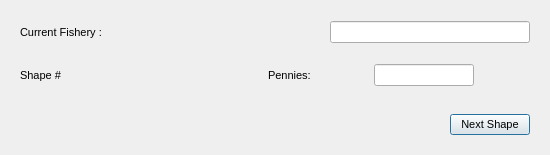
<ui version="4.0" >
 <author>Aaron Racicot</author>
 <class>NextClippedPolygon</class>
 <widget class="QDialog" name="NextClippedPolygon" >
  <property name="windowModality" >
   <enum>Qt::NonModal</enum>
  </property>
  <property name="geometry" >
   <rect>
    <x>0</x>
    <y>0</y>
    <width>550</width>
    <height>155</height>
   </rect>
  </property>
  <property name="windowTitle" >
   <string>OpenOceanMap - Next Clipped Polygon</string>
  </property>
  <layout class="QVBoxLayout" name="verticalLayout" >
   <item>
    <layout class="QHBoxLayout" >
     <item>
      <widget class="QWidget" native="1" name="widget" >
       <property name="font" >
        <font>
         <family>Tahoma</family>
         <pointsize>8</pointsize>
        </font>
       </property>
       <layout class="QHBoxLayout" >
        <property name="spacing" >
         <number>6</number>
        </property>
        <property name="leftMargin" >
         <number>9</number>
        </property>
        <property name="topMargin" >
         <number>9</number>
        </property>
        <property name="rightMargin" >
         <number>9</number>
        </property>
        <property name="bottomMargin" >
         <number>0</number>
        </property>
        <item>
         <widget class="QLabel" name="fishery_text" >
          <property name="minimumSize" >
           <size>
            <width>300</width>
            <height>0</height>
           </size>
          </property>
          <property name="maximumSize" >
           <size>
            <width>300</width>
            <height>16777215</height>
           </size>
          </property>
          <property name="font" >
           <font>
            <family>Tahoma</family>
            <pointsize>8</pointsize>
           </font>
          </property>
          <property name="text" >
           <string>Current Fishery :</string>
          </property>
         </widget>
        </item>
        <item>
         <spacer>
          <property name="font" >
           <font>
            <family>Tahoma</family>
            <pointsize>8</pointsize>
           </font>
          </property>
          <property name="orientation" >
           <enum>Qt::Horizontal</enum>
          </property>
          <property name="sizeHint" stdset="0" >
           <size>
            <width>40</width>
            <height>20</height>
           </size>
          </property>
         </spacer>
        </item>
        <item>
         <widget class="QLineEdit" name="fishery_line" >
          <property name="minimumSize" >
           <size>
            <width>200</width>
            <height>0</height>
           </size>
          </property>
          <property name="font" >
           <font>
            <family>Tahoma</family>
            <pointsize>8</pointsize>
           </font>
          </property>
         </widget>
        </item>
       </layout>
      </widget>
     </item>
    </layout>
   </item>
   <item>
    <layout class="QHBoxLayout" name="_4" >
     <property name="margin" >
      <number>9</number>
     </property>
     <item>
      <widget class="QLabel" name="shapeNum_label" >
       <property name="minimumSize" >
        <size>
         <width>200</width>
         <height>0</height>
        </size>
       </property>
       <property name="font" >
        <font>
         <family>Tahoma</family>
         <pointsize>8</pointsize>
        </font>
       </property>
       <property name="text" >
        <string>Shape #</string>
       </property>
      </widget>
     </item>
     <item>
      <spacer>
       <property name="font" >
        <font>
         <family>Tahoma</family>
         <pointsize>8</pointsize>
        </font>
       </property>
       <property name="orientation" >
        <enum>Qt::Horizontal</enum>
       </property>
       <property name="sizeHint" stdset="0" >
        <size>
         <width>88</width>
         <height>30</height>
        </size>
       </property>
      </spacer>
     </item>
     <item>
      <widget class="QLabel" name="label_1" >
       <property name="minimumSize" >
        <size>
         <width>100</width>
         <height>0</height>
        </size>
       </property>
       <property name="maximumSize" >
        <size>
         <width>100</width>
         <height>16777215</height>
        </size>
       </property>
       <property name="font" >
        <font>
         <family>Tahoma</family>
         <pointsize>8</pointsize>
        </font>
       </property>
       <property name="text" >
        <string>Pennies:</string>
       </property>
      </widget>
     </item>
     <item>
      <widget class="QLineEdit" name="line_1" >
       <property name="enabled" >
        <bool>true</bool>
       </property>
       <property name="minimumSize" >
        <size>
         <width>100</width>
         <height>0</height>
        </size>
       </property>
       <property name="maximumSize" >
        <size>
         <width>100</width>
         <height>16777215</height>
        </size>
       </property>
       <property name="font" >
        <font>
         <family>Tahoma</family>
         <pointsize>8</pointsize>
        </font>
       </property>
       <property name="text" >
        <string/>
       </property>
      </widget>
     </item>
     <item>
      <widget class="QLabel" name="pl_label" >
       <property name="minimumSize" >
        <size>
         <width>50</width>
         <height>0</height>
        </size>
       </property>
       <property name="maximumSize" >
        <size>
         <width>50</width>
         <height>16777215</height>
        </size>
       </property>
       <property name="font" >
        <font>
         <family>Tahoma</family>
         <pointsize>8</pointsize>
        </font>
       </property>
       <property name="text" >
        <string/>
       </property>
      </widget>
     </item>
    </layout>
   </item>
   <item>
    <layout class="QHBoxLayout" >
     <item>
      <widget class="QWidget" native="1" name="widget_2" >
       <property name="font" >
        <font>
         <family>Tahoma</family>
         <pointsize>8</pointsize>
        </font>
       </property>
       <layout class="QHBoxLayout" >
        <property name="spacing" >
         <number>6</number>
        </property>
        <property name="margin" >
         <number>9</number>
        </property>
        <item>
         <spacer>
          <property name="font" >
           <font>
            <family>Tahoma</family>
            <pointsize>8</pointsize>
           </font>
          </property>
          <property name="orientation" >
           <enum>Qt::Horizontal</enum>
          </property>
          <property name="sizeHint" stdset="0" >
           <size>
            <width>40</width>
            <height>20</height>
           </size>
          </property>
         </spacer>
        </item>
        <item>
         <widget class="QPushButton" name="pbnNextShape" >
          <property name="font" >
           <font>
            <family>Tahoma</family>
            <pointsize>8</pointsize>
           </font>
          </property>
          <property name="text" >
           <string>Next Shape</string>
          </property>
         </widget>
        </item>
       </layout>
      </widget>
     </item>
    </layout>
   </item>
  </layout>
 </widget>
 <resources/>
 <connections/>
</ui>
